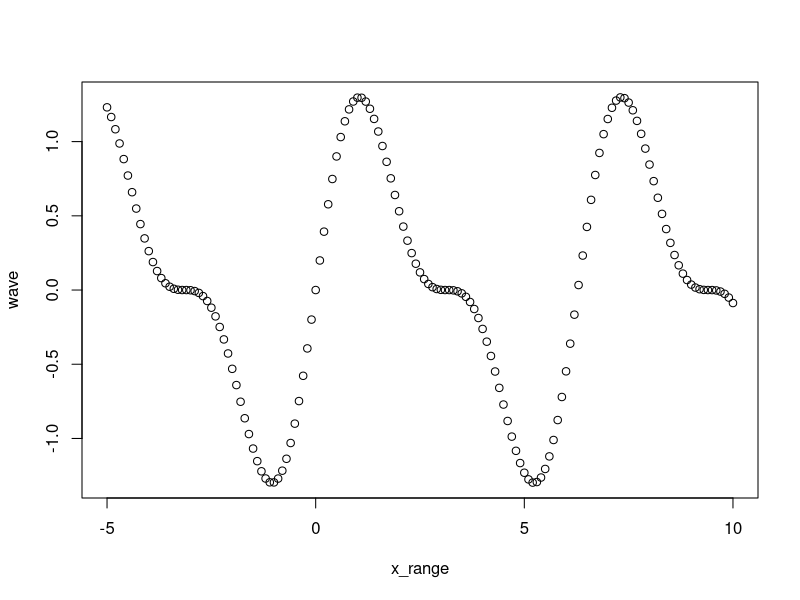

Reproduce this figure in R.
# Exercise 1: creating and operating on vectors

# Create a vector `names` that contains your name and the names of 2 people 
# next to you. Print the vector.
names <- c("Austin", "Tristan")

# Use the colon operator : to create a vector `n` of numbers from 10:49
n <- 10:49

# Use the `length()` function to get the number of elements in `n`
length(n)

# Add 1 to each element in `n` and print the result
print(n + 1)

# Create a vector `m` that contains the numbers 10 to 1 (in that order). 
# Hint: use the `seq()` function
m <- 10:1

# Subtract `m` FROM `n`. Note the recycling!
n - m

# Use the `seq()` function to produce a range of numbers from -5 to 10 in `0.1`
# increments. Store it in a variable `x_range`
x_range <- seq(from = -5, to = 10, by = 0.1)

# Create a vector `sin_wave` by calling the `sin()` function on each element 
# in `x_range`.
sin_wave <- sin(x_range)

# Create a vector `cos_wave` by calling the `cos()` function on each element 
# in `x_range`.
cos_wave <- cos(x_range)

# Create a vector `wave` by multiplying `sin_wave` and `cos_wave` together, then
# adding `sin_wave` to the product
wave <- (sin_wave * cos_wave) + sin_wave

# Use the `plot()` function to plot your `wave`!
plot(x_range, wave)
